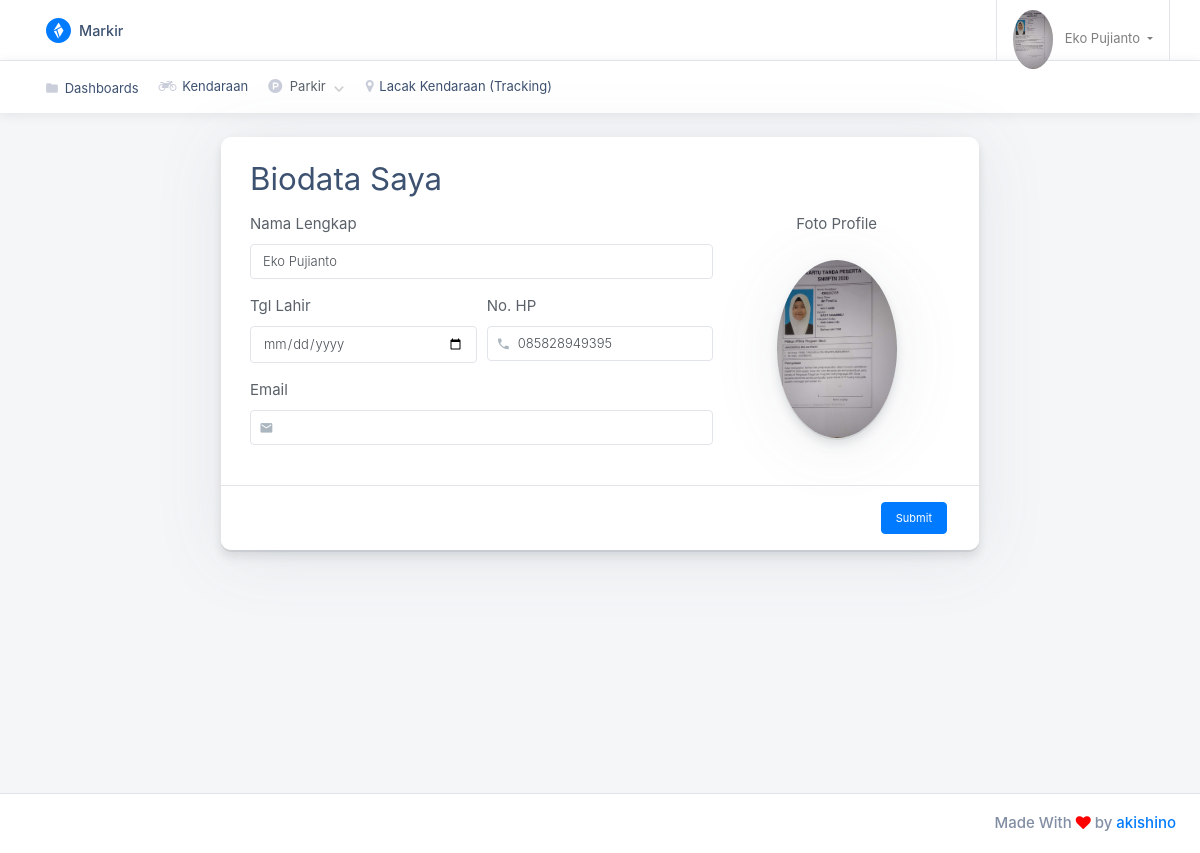
Page /profile.php (signed in) on the committed database.
### tables this page shows
CREATE TABLE `user_biodata` (
  `id_biodata` int(10) NOT NULL,
  `username` int(11) NOT NULL,
  `nama` varchar(50) DEFAULT NULL,
  `tgl_lahir` date DEFAULT NULL,
  `no_hp` varchar(50) DEFAULT NULL,
  `email` varchar(50) DEFAULT NULL,
  `foto` text DEFAULT 'none.jpg'
);

### profile.php (the view, shortened to what this page needs)
<?php
include('config.php');
include_once('layouts/header.php');
?>
          <div class="main-content-container container-fluid px-4" wfd-id="3">
            <div class="row" wfd-id="4">
              <div class="col-lg-8 mx-auto mt-4" wfd-id="5">
                <?php
                  $query = "SELECT * FROM user_biodata WHERE username ='".$_SESSION["username"]."'";
                  $hasil = mysqli_query($link, $query);
                    if(mysqli_num_rows($hasil) > 0){
                      while ($data = mysqli_fetch_assoc($hasil)) {
                        ?>
                        <form action="save-profile.php" method="post" enctype="multipart/form-data">
                          <div class="card card-small edit-user-details mb-4" wfd-id="6">
                            <div class="card-body p-0" wfd-id="8">
                              <div action="#" class="py-4" wfd-id="9">
                                <div class="form-row mx-4" wfd-id="117">
                                  <div class="col mb-3" wfd-id="118">
                                    <h3 class="form-text m-0">Biodata Saya</h3>
                                  </div>
                                </div>
                                <div class="form-row mx-4" wfd-id="88">
                                  <div class="col-lg-8" wfd-id="93">
                                    <div class="form-row" wfd-id="94">
                                      <div class="form-group col-md-12" wfd-id="115">
                                        <label for="nama_lengkap" wfd-id="116">Nama Lengkap</label>
                                        <input type="text" class="form-control" id="nama_lengkap" value="<?php echo $data['nama'] ?>" name="nama" required>
                                      </div>
                                      <div class="form-group col-md-6" wfd-id="108">
                                        <label for="tgl_lahir" wfd-id="116">Tgl Lahir</label>
                                        <input type="date" class="form-control" id="tgl_lahir" value="<?php echo $data['tgl_lahir'] ?>" name="tgl_lahir" required>
                                      </div>
                                      <div class="form-group col-md-6" wfd-id="103">
                                        <label for="no_hp" wfd-id="107">No. HP</label>
                                        <div class="input-group input-group-seamless" wfd-id="104">
                                          <div class="input-group-prepend" wfd-id="105">
                                            <div class="input-group-text" wfd-id="106">
                                              <i class="material-icons"></i>
                                            </div>
                                          </div>
                                          <input type="text" class="form-control" id="no_hp" value="<?php echo $data['no_hp'] ?>" name="no_hp" required>
                                        </div>
                                      </div>
                                      <div class="form-group col-md-12" wfd-id="98">
                                        <label for="email" wfd-id="102">Email</label>
                                        <div class="input-group input-group-seamless" wfd-id="99">
                                          <div class="input-group-prepend" wfd-id="100">
                                            <div class="input-group-text" wfd-id="101">
                                              <i class="material-icons"></i>
                                            </div>
                                          </div>
                                          <input type="email" class="form-control" id="email" value="<?php echo $data['email'] ?>" name="email">
                                        </div>
                                      </div>
                                    </div>
                                  </div>
                                  <div class="col-lg-4" wfd-id="89">
                                    <label for="foto" class="text-center w-100 mb-4" wfd-id="92">Foto Profile</label>
                                    <div class="edit-user-details__avatar m-auto" wfd-id="90">
                                      <img id="foto" src="profile/<?php echo $data['foto'] ?>" alt="User Avatar">
                                    </div>
                                  </div>
                                </div>
                              </div>
                            </div>
                            <div class="card-footer border-top" wfd-id="7">
                              <input type="submit" class="btn btn-sm btn-accent ml-auto d-table mr-3">
                            </div>
                          </div>
                        </form>
                        <?php
                      }
                    }
                ?>
              </div>
            </div>
          </div>
<?php
include_once('layouts/footer.php');
?>

### rows in the picture
user_biodata: nama "Eko Pujianto", no_hp "085828949395", foto (picture)

### other values in the picture
$_SESSION["nama"] "Eko Pujianto"
